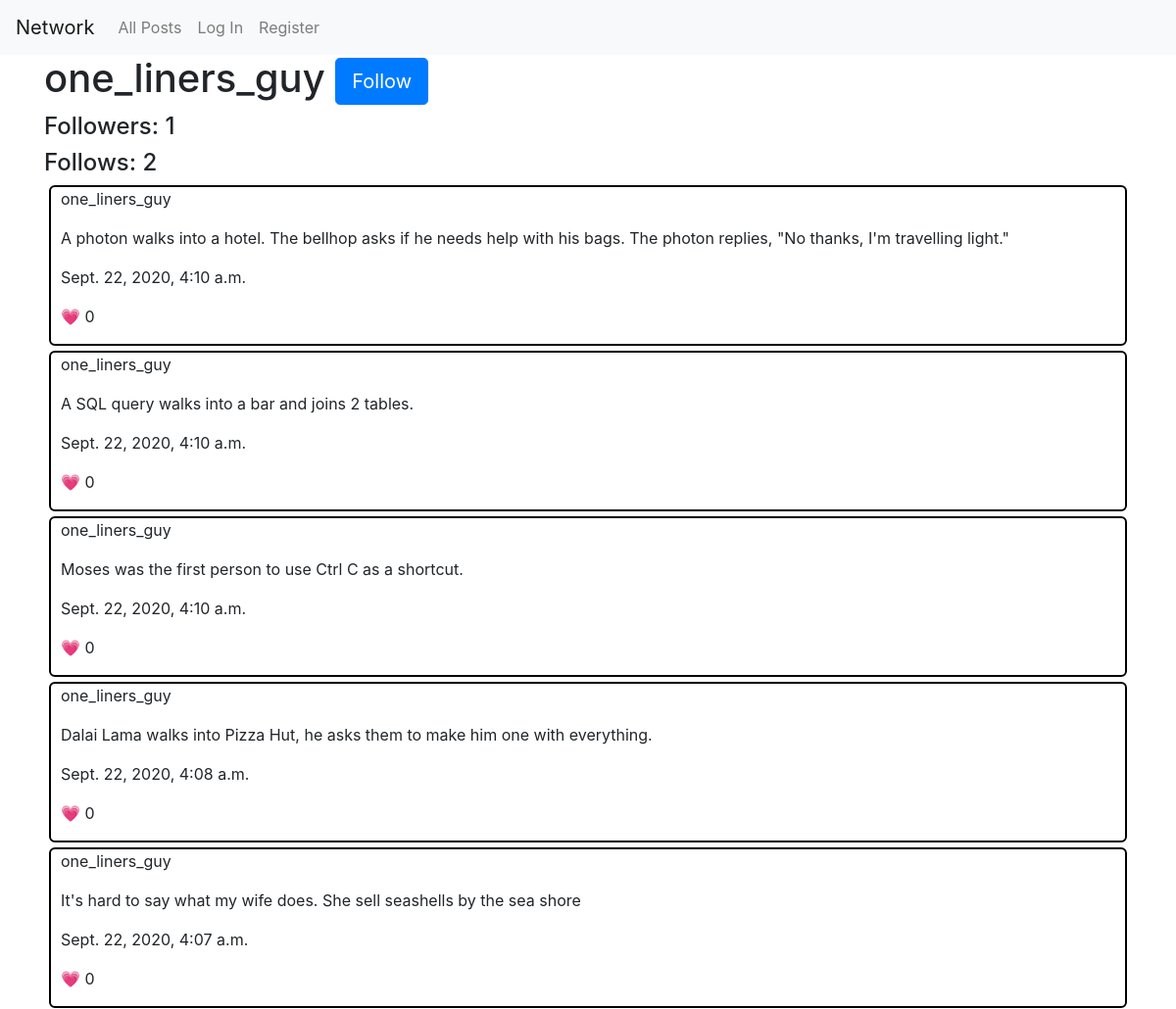
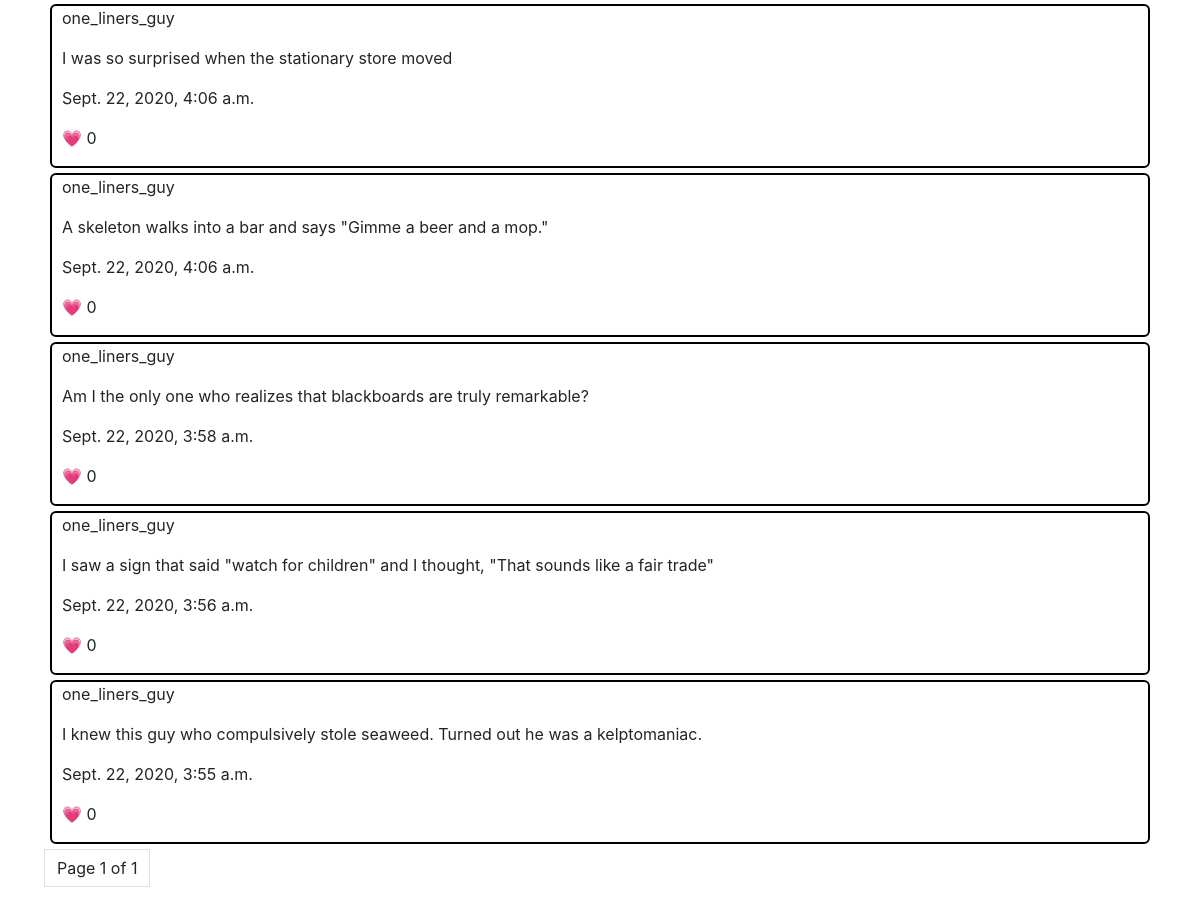
The page /users/one_liners_guy on the database its author committed (2 pictures, top to bottom).
### network/models.py (models this page shows)
class User(AbstractUser):
    pass

class Post(models.Model):
    user = models.ForeignKey("User", on_delete=models.CASCADE, related_name="posts")
    body = models.TextField(blank=True)
    timestamp = models.DateTimeField(auto_now_add=True)
    likes = models.IntegerField(default=0)

### network/views.py (the view)
# urls.py: path("users/<str:username>", views.profile, name="profile"),
def profile(request, username):
    profile = User.objects.get(username=username)
    paginated = Paginator(profile.posts.all().order_by('-timestamp'), 10)
    following = False
    if request.user.is_authenticated:
        for follow in request.user.follows.all():
            if follow.followed.username == username:
                following = True
    follows = len(profile.follows.all())
    followers = len(profile.followers.all())
    page = request.GET.get('page')
    try:
        posts = paginated.page(page)
    except PageNotAnInteger:
        print("pagination exeption 1")
        posts = paginated.page(1)
    except EmptyPage:
        print("pagination exemption 2")
        posts = paginated.page(paginated.num_pages)
    return render(request, "network/profile.html", {
            "username": username,
            "page": page,
            "posts": posts,
            "following": following,
            "follows": follows,
            "followers": followers
            })

### network/templates/network/profile.html (shortened to what this page needs)
{% extends "network/layout.html" %}
{% load static %}
{% block body %}
<div class="container">
  <h1>{{ username }}
  {% if username != request.user.username %}
    {% if following is False %}
      <a class="btn btn-primary btn-lg" href="{% url 'follow' username %}">Follow</a>
    {% else %}
      <a class="btn btn-warning btn-lg" href="{% url 'unfollow' username %}">Un-Follow</a>
    {% endif %}
  {% endif %}
  <h4> Followers: {{ followers }} </h4>
  <h4> Follows: {{ follows }} </h4>
  {% for post in posts%}
  <div class="post">
    <p id="post_user">{{ post.user }}</p>
    <p id="post_body">{{ post.body }}</p>
    <p id="post_timestamp">{{ post.timestamp}}</p>
    <p id="post_likes">&#128151; {{ post.likes }} </p>
  </div>
  {% endfor %}
  {%	include	"network/pagination.html"	with	page=posts	%}
</div>
{% endblock %}

### network/static/network/styles.css (style rules this page uses)
.post { border:2px solid black;margin:5px;padding-left:10px;padding-bottom:0;border-radius:6px }

### rows shown on the page
User: username "one_liners_guy"
Post: user "one_liners_guy", body "A photon walks into a hotel. The bellhop asks if he needs help with his bags. The photon replies, \"No thanks, I'm travelling light.\"", timestamp "Sept. 22, 2020, 4:10 a.m.", likes "0"
Post: user "one_liners_guy", body "A SQL query walks into a bar and joins 2 tables.", timestamp "Sept. 22, 2020, 4:10 a.m.", likes "0"
Post: user "one_liners_guy", body "Moses was the first person to use Ctrl C as a shortcut.", timestamp "Sept. 22, 2020, 4:10 a.m.", likes "0"
Post: user "one_liners_guy", body "Dalai Lama walks into Pizza Hut, he asks them to make him one with everything.", timestamp "Sept. 22, 2020, 4:08 a.m.", likes "0"
Post: user "one_liners_guy", body "It's hard to say what my wife does. She sell seashells by the sea shore", timestamp "Sept. 22, 2020, 4:07 a.m.", likes "0"
Post: user "one_liners_guy", body "I was so surprised when the stationary store moved", timestamp "Sept. 22, 2020, 4:06 a.m.", likes "0"
Post: user "one_liners_guy", body "A skeleton walks into a bar and says \"Gimme a beer and a mop.\"", timestamp "Sept. 22, 2020, 4:06 a.m.", likes "0"
Post: user "one_liners_guy", body "Am I the only one who realizes that blackboards are truly remarkable?", timestamp "Sept. 22, 2020, 3:58 a.m.", likes "0"
Post: user "one_liners_guy", body "I saw a sign that said \"watch for children\" and I thought, \"That sounds like a fair trade\"", timestamp "Sept. 22, 2020, 3:56 a.m.", likes "0"
Post: user "one_liners_guy", body "I knew this guy who compulsively stole seaweed. Turned out he was a kelptomaniac.", timestamp "Sept. 22, 2020, 3:55 a.m.", likes "0"

### other values the page prints
{{ followers }} "1"
{{ follows }} "2"
{{ page.number }} "1"
{{ page.paginator.num_pages }} "1"
